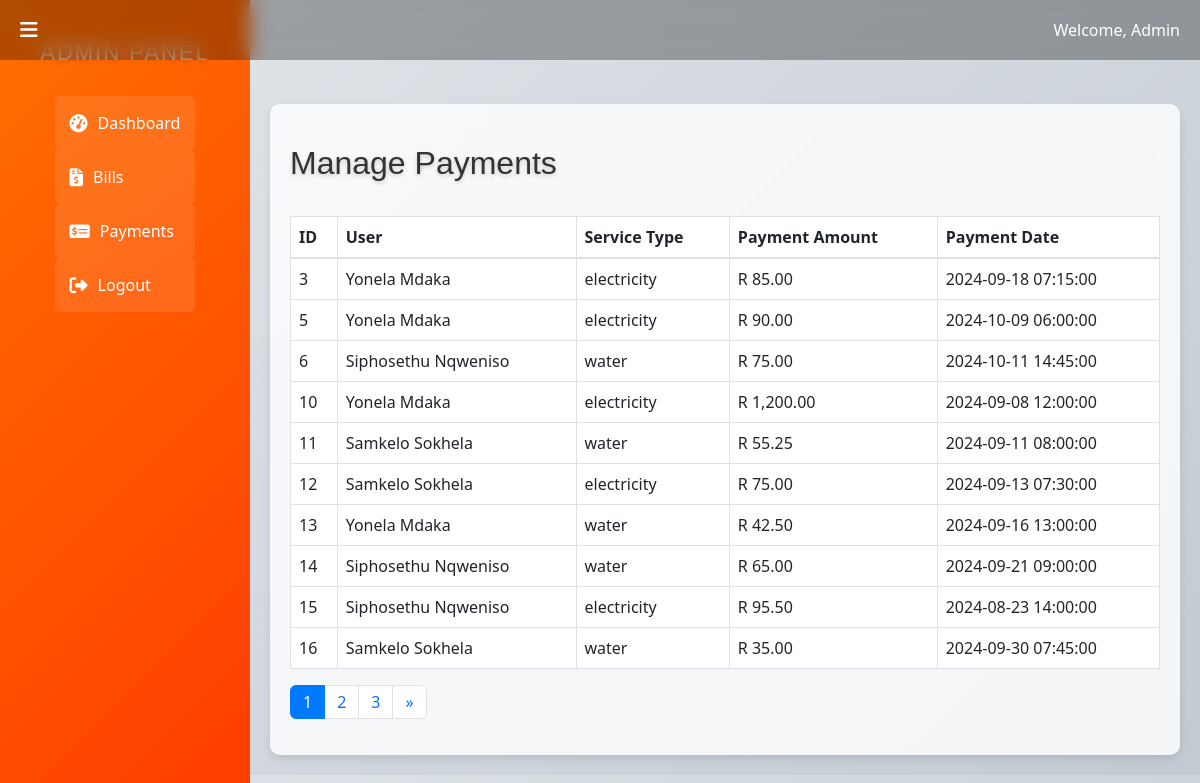
/junioradmin/manage_payments.php (signed in), run on the app's committed database.
### tables this page shows
CREATE TABLE `transactions` (
  `id` int(11) NOT NULL,
  `bill_id` int(11) NOT NULL,
  `payment_amount` decimal(10,2) NOT NULL,
  `payment_date` timestamp NOT NULL DEFAULT current_timestamp()
);

CREATE TABLE `users` (
  `id` int(11) NOT NULL,
  `email` varchar(255) NOT NULL,
  `password` varchar(255) NOT NULL,
  `role` varchar(10) NOT NULL DEFAULT 'admin',
  `id_number` varchar(20) DEFAULT NULL,
  `first_name` varchar(50) DEFAULT NULL,
  `last_name` varchar(50) DEFAULT NULL,
  `user_type` enum('residential','commercial','industrial') NOT NULL DEFAULT 'residential',
  `meter_number` varchar(255) NOT NULL,
  `usage_amount` decimal(10,2) DEFAULT 0.00,
  `date_of_birth` date DEFAULT NULL,
  `city` varchar(100) DEFAULT NULL,
  `postcode` varchar(20) DEFAULT NULL,
  `state` varchar(50) DEFAULT NULL
);

CREATE TABLE `bills` (
  `id` int(11) NOT NULL,
  `resident_id` int(11) NOT NULL,
  `service_type` varchar(255) NOT NULL,
  `amount_due` decimal(10,2) NOT NULL,
  `due_date` date NOT NULL,
  `status` enum('paid','unpaid','overdue') DEFAULT 'unpaid',
  `created_at` timestamp NOT NULL DEFAULT current_timestamp(),
  `usage_amount` decimal(10,2) NOT NULL DEFAULT 0.00
);

### junioradmin/manage_payments.php (the view, shortened to what this page needs)
<?php
$servername = "localhost";
$username = "root";
$password = "";
$dbname = "municipal_billing";
$conn = new mysqli($servername, $username, $password, $dbname);
$limit = 10;
$page = isset($_GET['page']) ? (int)$_GET['page'] : 1;
$start = ($page - 1) * $limit;
$total_result = $conn->query("SELECT COUNT(*) AS total FROM transactions JOIN bills ON transactions.bill_id = bills.id JOIN users ON bills.resident_id = users.id");
$total_row = $total_result->fetch_assoc();
$total_records = $total_row['total'];
$total_pages = ceil($total_records / $limit);
$sql = "SELECT transactions.*, bills.service_type, users.first_name, users.last_name
        FROM transactions
        JOIN bills ON transactions.bill_id = bills.id
        JOIN users ON bills.resident_id = users.id
        LIMIT $start, $limit";
$result = $conn->query($sql);
?>
<?php include 'includes/header.php'; ?>
<?php include 'includes/navbar.php'; ?>
<div class="main-content">
    <div class="container mt-4">
        <h2>Manage Payments</h2><br>
        <table class="table table-bordered">
            <thead>
                <tr>
                    <th>ID</th>
                    <th>User</th>
                    <th>Service Type</th>
                    <th>Payment Amount</th>
                    <th>Payment Date</th>
                </tr>
            </thead>
            <tbody>
                <?php while ($row = $result->fetch_assoc()) { ?>
                    <tr>
                        <td><?php echo $row['id']; ?></td>
                        <td><?php echo $row['first_name'] . ' ' . $row['last_name']; ?></td>
                        <td><?php echo $row['service_type']; ?></td>
                        <td>R <?php echo number_format($row['payment_amount'], 2); ?></td>
                        <td><?php echo $row['payment_date']; ?></td>
                    </tr>
                <?php } ?>
            </tbody>
        </table>
        <nav aria-label="Page navigation">
            <ul class="pagination">
                <?php for ($i = 1; $i <= $total_pages; $i++): ?>
                    <li class="page-item <?php if ($i == $page) echo 'active'; ?>">
                        <a class="page-link" href="?page=<?php echo $i; ?>"><?php echo $i; ?></a>
                    </li>
                <?php endfor; ?>
                <?php if ($page < $total_pages): ?>
                    <li class="page-item">
                        <a class="page-link" href="?page=<?php echo $page + 1; ?>" aria-label="Next">
                            <span aria-hidden="true">&raquo;</span>
                        </a>
                    </li>
                <?php endif; ?>
            </ul>
        </nav>
    </div>
</div>
<?php include 'includes/footer.php'; ?>

### junioradmin/includes/header.php (style rules this page uses)
body { background: linear-gradient(135deg, #e0e5e9, #c2c9d1); background-blend-mode: overlay; display: flex; color: #333; }
.main-content { margin-left: 250px; padding: 80px 20px 20px; transition: margin-left 0.3s ease; width: 100%; position: relative; }
.container { max-width: 1200px; margin: 0 auto; padding: 20px; background: rgba(255, 255, 255, 0.8); border-radius: 10px; box-shadow: 0 4px 8px rgba(0, 0, 0, 0.1); backdrop-filter: blur(10px); transition: box-shadow 0.3s ease; }
.main-content::before { content: ''; position: absolute; top: 0; left: 0; width: 100%; height: 100%; background: rgba(255, 255, 255, 0.1); opacity: 0.2; animation: lighting 2s infinite ease-in-out; z-index: -1; }
h1, h2, h3, h4, h5, h6 { color: #333; font-family: 'Arial', sans-serif; text-shadow: 0 2px 4px rgba(0, 0, 0, 0.2); margin-top: 20px; margin-bottom: 10px; font-weight: normal; }
h2 { font-size: 2rem; }

### data on the page
transactions: id "3", users.first_name "Yonela", users.last_name "Mdaka", bill.service_type "electricity", payment_amount "85.00", payment_date "2024-09-18 07:15:00"
transactions: id "5", users.first_name "Yonela", users.last_name "Mdaka", bill.service_type "electricity", payment_amount "90.00", payment_date "2024-10-09 06:00:00"
transactions: id "6", users.first_name "Siphosethu", users.last_name "Nqweniso", bill.service_type "water", payment_amount "75.00", payment_date "2024-10-11 14:45:00"
transactions: id "10", users.first_name "Yonela", users.last_name "Mdaka", bill.service_type "electricity", payment_amount "1,200.00", payment_date "2024-09-08 12:00:00"
transactions: id "11", users.first_name "Samkelo", users.last_name "Sokhela", bill.service_type "water", payment_amount "55.25", payment_date "2024-09-11 08:00:00"
transactions: id "12", users.first_name "Samkelo", users.last_name "Sokhela", bill.service_type "electricity", payment_amount "75.00", payment_date "2024-09-13 07:30:00"
transactions: id "13", users.first_name "Yonela", users.last_name "Mdaka", bill.service_type "water", payment_amount "42.50", payment_date "2024-09-16 13:00:00"
transactions: id "14", users.first_name "Siphosethu", users.last_name "Nqweniso", bill.service_type "water", payment_amount "65.00", payment_date "2024-09-21 09:00:00"
transactions: id "15", users.first_name "Siphosethu", users.last_name "Nqweniso", bill.service_type "electricity", payment_amount "95.50", payment_date "2024-08-23 14:00:00"
transactions: id "16", users.first_name "Samkelo", users.last_name "Sokhela", bill.service_type "water", payment_amount "35.00", payment_date "2024-09-30 07:45:00"

### other printed values
$loggedInUser "Admin"
